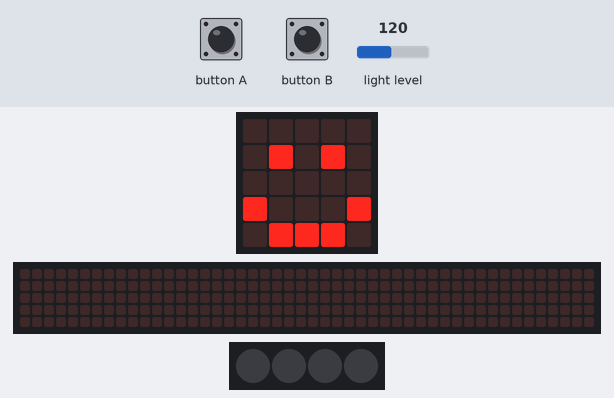
Bench run of a program on a simulated BBC micro:bit running MicroPython. Shown: the board's 5×5 LED display, a strip that is not on the board, showing the scrolling text unrolled, 4 RGB LEDs in strip order, left to right. The inputs (shaded band) are chosen by the test bench; at power-on: light level 120. The 48×5 strip is a reading aid, not a part: it shows the text the display is scrolling, unrolled, one strip-width of it at a time.

Above: at 1.2 s.
1.3 s: button A pressed for 0.15 s
At 1.37 s:
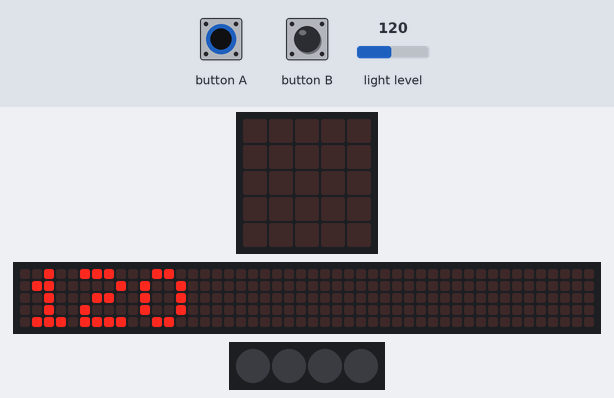
2.0 s: button A pressed for 3.2 s
At 4.42 s:
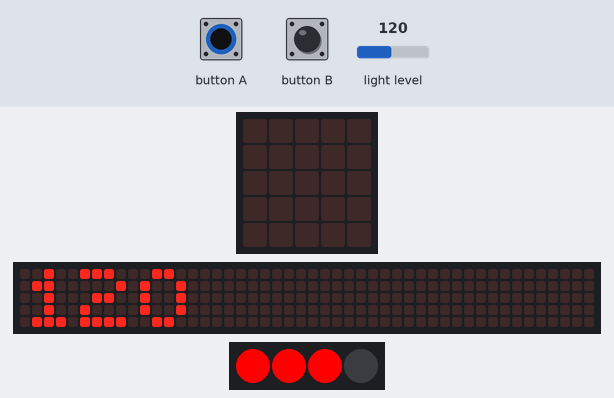
At 7.8 s:
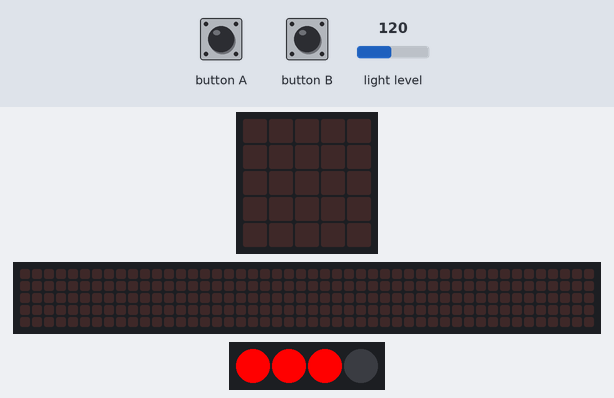
Timing chart, 0 to 9.3 s (numbered marks = the images above; inputs shaded):
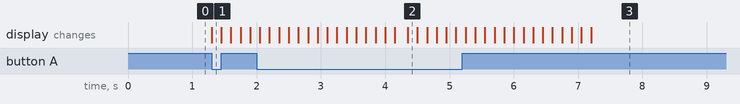

Measured:
- after the input at 1.3 s, the display: changes at once (image 1)
- after the input at 2.0 s, the display: first differs from a run without the input after 2.4 s (image 2)

The program:

main.py
```python
"""
Created by: Mr. Coxall
Created on: Sep 2020
This module is a Micro:bit MicroPython program
"""

from microbit import *

from microbit import *
import neopixel

# Initialize NeoPixels on Pin 16 with 4 LEDs
neopixel_strip = neopixel.NeoPixel(pin16, 4)

# Setup: Clear screen and LEDs
display.clear()
neopixel_strip.clear()
neopixel_strip.show()
display.show(Image.HAPPY)

while True:
    if button_a.is_pressed():
        # Get light level (0-255)
        light_amount = display.read_light_level()
        display.scroll(str(light_amount))

        # Clear previous strip state
        neopixel_strip.clear()

        # LED 0 (First LED)
        if light_amount > 0:
            neopixel_strip[0] = (255, 0, 0) # Red

        # LED 1
        if light_amount > 51:
            neopixel_strip[1] = (255, 0, 0)

        # LED 2
        if light_amount > 102:
            neopixel_strip[2] = (255, 0, 0)

        # LED 3
        if light_amount > 153:
            neopixel_strip[3] = (255, 0, 0)

        neopixel_strip.show()

        # Small debounce delay
        sleep(200)
```
